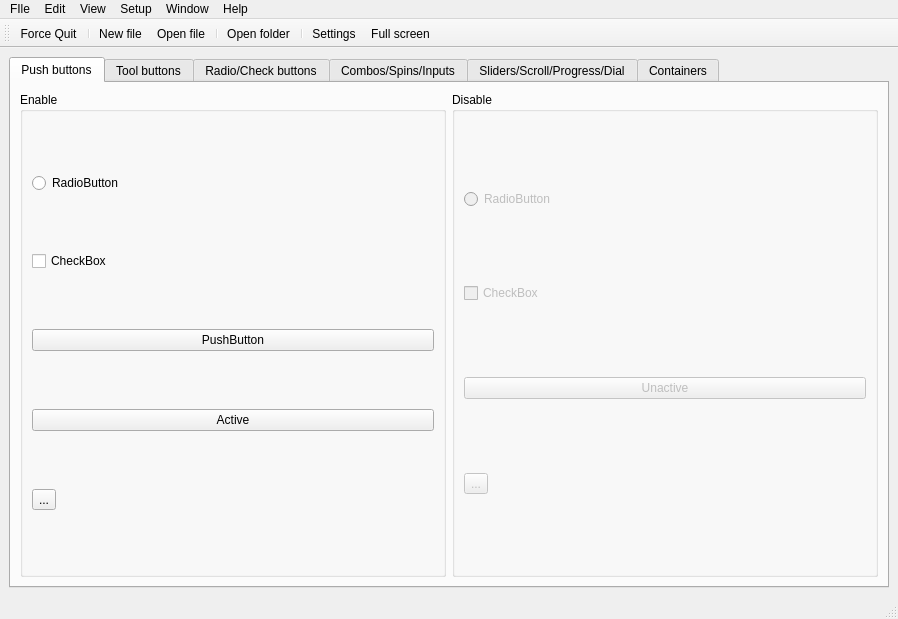
<?xml version="1.0" encoding="UTF-8"?>
<ui version="4.0">
 <class>MainWindow</class>
 <widget class="QMainWindow" name="MainWindow">
  <property name="geometry">
   <rect>
    <x>0</x>
    <y>0</y>
    <width>898</width>
    <height>619</height>
   </rect>
  </property>
  <property name="windowTitle">
   <string>MainWindow</string>
  </property>
  <widget class="QWidget" name="centralwidget">
   <layout class="QGridLayout" name="gridLayout">
    <item row="0" column="0">
     <widget class="QTabWidget" name="tw_main">
      <property name="currentIndex">
       <number>0</number>
      </property>
      <widget class="QWidget" name="tab">
       <attribute name="title">
        <string>Push buttons</string>
       </attribute>
       <layout class="QGridLayout" name="gridLayout_2">
        <item row="0" column="0">
         <widget class="QGroupBox" name="groupBox">
          <property name="title">
           <string>Enable</string>
          </property>
          <layout class="QVBoxLayout" name="verticalLayout">
           <item>
            <widget class="QRadioButton" name="radioButton">
             <property name="text">
              <string>RadioButton</string>
             </property>
            </widget>
           </item>
           <item>
            <widget class="QCheckBox" name="checkBox">
             <property name="text">
              <string>CheckBox</string>
             </property>
            </widget>
           </item>
           <item>
            <widget class="QPushButton" name="pushButton_3">
             <property name="text">
              <string>PushButton</string>
             </property>
            </widget>
           </item>
           <item>
            <widget class="QPushButton" name="pushButton">
             <property name="text">
              <string>Active</string>
             </property>
            </widget>
           </item>
           <item>
            <widget class="QToolButton" name="toolButton">
             <property name="text">
              <string>...</string>
             </property>
            </widget>
           </item>
          </layout>
         </widget>
        </item>
        <item row="0" column="1">
         <widget class="QGroupBox" name="groupBox_2">
          <property name="title">
           <string>Disable</string>
          </property>
          <layout class="QVBoxLayout" name="verticalLayout_2">
           <item>
            <widget class="QRadioButton" name="radioButton_2">
             <property name="enabled">
              <bool>false</bool>
             </property>
             <property name="text">
              <string>RadioButton</string>
             </property>
            </widget>
           </item>
           <item>
            <widget class="QCheckBox" name="checkBox_2">
             <property name="enabled">
              <bool>false</bool>
             </property>
             <property name="text">
              <string>CheckBox</string>
             </property>
            </widget>
           </item>
           <item>
            <widget class="QPushButton" name="pushButton_2">
             <property name="enabled">
              <bool>false</bool>
             </property>
             <property name="text">
              <string>Unactive</string>
             </property>
            </widget>
           </item>
           <item>
            <widget class="QToolButton" name="toolButton_2">
             <property name="enabled">
              <bool>false</bool>
             </property>
             <property name="text">
              <string>...</string>
             </property>
            </widget>
           </item>
          </layout>
         </widget>
        </item>
       </layout>
      </widget>
      <widget class="QWidget" name="tab_2">
       <attribute name="title">
        <string>Tool buttons</string>
       </attribute>
      </widget>
      <widget class="QWidget" name="tab_3">
       <attribute name="title">
        <string>Radio/Check buttons</string>
       </attribute>
      </widget>
      <widget class="QWidget" name="tab_4">
       <attribute name="title">
        <string>Combos/Spins/Inputs</string>
       </attribute>
       <layout class="QGridLayout" name="gridLayout_3">
        <item row="0" column="0">
         <widget class="QGroupBox" name="groupBox_10">
          <property name="title">
           <string>Table Widget</string>
          </property>
          <layout class="QGridLayout" name="gridLayout_11">
           <item row="0" column="0">
            <widget class="QTableWidget" name="tableWidget"/>
           </item>
          </layout>
         </widget>
        </item>
        <item row="0" column="1">
         <widget class="QGroupBox" name="groupBox_3">
          <property name="title">
           <string>List View</string>
          </property>
          <layout class="QGridLayout" name="gridLayout_4">
           <item row="0" column="0">
            <widget class="QListView" name="listView"/>
           </item>
          </layout>
         </widget>
        </item>
        <item row="0" column="3">
         <widget class="QGroupBox" name="groupBox_5">
          <property name="title">
           <string>Table View</string>
          </property>
          <layout class="QGridLayout" name="gridLayout_6">
           <item row="0" column="0">
            <widget class="QTableView" name="tableView"/>
           </item>
          </layout>
         </widget>
        </item>
        <item row="1" column="0" colspan="2">
         <widget class="QGroupBox" name="groupBox_8">
          <property name="title">
           <string>List Widget</string>
          </property>
          <layout class="QGridLayout" name="gridLayout_9">
           <item row="0" column="0">
            <widget class="QListWidget" name="listWidget"/>
           </item>
          </layout>
         </widget>
        </item>
        <item row="2" column="0" colspan="2">
         <widget class="QGroupBox" name="groupBox_9">
          <property name="title">
           <string>Tree Widget</string>
          </property>
          <layout class="QGridLayout" name="gridLayout_10">
           <item row="0" column="0">
            <widget class="QTreeWidget" name="treeWidget">
             <column>
              <property name="text">
               <string notr="true">1</string>
              </property>
             </column>
            </widget>
           </item>
          </layout>
         </widget>
        </item>
        <item row="1" column="3" rowspan="2">
         <widget class="QGroupBox" name="groupBox_6">
          <property name="title">
           <string>Column View</string>
          </property>
          <layout class="QGridLayout" name="gridLayout_7">
           <item row="0" column="0">
            <widget class="QColumnView" name="columnView"/>
           </item>
          </layout>
         </widget>
        </item>
        <item row="2" column="2">
         <widget class="QGroupBox" name="groupBox_7">
          <property name="title">
           <string>Undo View</string>
          </property>
          <layout class="QGridLayout" name="gridLayout_8">
           <item row="0" column="0">
            <widget class="QUndoView" name="undoView"/>
           </item>
          </layout>
         </widget>
        </item>
        <item row="0" column="2" rowspan="2">
         <widget class="QGroupBox" name="groupBox_4">
          <property name="title">
           <string>Tree View</string>
          </property>
          <layout class="QGridLayout" name="gridLayout_5">
           <item row="0" column="0">
            <widget class="QTreeView" name="treeView"/>
           </item>
          </layout>
         </widget>
        </item>
       </layout>
      </widget>
      <widget class="QWidget" name="tab_5">
       <attribute name="title">
        <string>Sliders/Scroll/Progress/Dial</string>
       </attribute>
      </widget>
      <widget class="QWidget" name="tab_6">
       <attribute name="title">
        <string>Containers</string>
       </attribute>
       <layout class="QGridLayout" name="gridLayout_15">
        <item row="0" column="0">
         <widget class="QGroupBox" name="groupBox_11">
          <property name="title">
           <string>Line Edit</string>
          </property>
          <layout class="QGridLayout" name="gridLayout_12">
           <item row="0" column="0">
            <widget class="QLineEdit" name="lineEdit"/>
           </item>
          </layout>
         </widget>
        </item>
        <item row="1" column="0">
         <widget class="QGroupBox" name="groupBox_13">
          <property name="title">
           <string>Combo Box</string>
          </property>
          <layout class="QGridLayout" name="gridLayout_14">
           <item row="0" column="0">
            <widget class="QComboBox" name="comboBox"/>
           </item>
          </layout>
         </widget>
        </item>
        <item row="0" column="1" rowspan="2">
         <widget class="QGroupBox" name="groupBox_12">
          <property name="title">
           <string>Text Edit</string>
          </property>
          <layout class="QGridLayout" name="gridLayout_13">
           <item row="0" column="0">
            <widget class="QTextEdit" name="textEdit"/>
           </item>
          </layout>
         </widget>
        </item>
       </layout>
      </widget>
     </widget>
    </item>
   </layout>
  </widget>
  <widget class="QMenuBar" name="menubar">
   <property name="geometry">
    <rect>
     <x>0</x>
     <y>0</y>
     <width>898</width>
     <height>24</height>
    </rect>
   </property>
   <widget class="QMenu" name="menuFIle">
    <property name="title">
     <string>FIle</string>
    </property>
    <addaction name="actionNew_file"/>
    <addaction name="actionOpen_file"/>
    <addaction name="actionOpen_folder"/>
    <addaction name="separator"/>
    <addaction name="actionClose_file"/>
    <addaction name="separator"/>
    <addaction name="actionQuit"/>
   </widget>
   <widget class="QMenu" name="menuEdit">
    <property name="title">
     <string>Edit</string>
    </property>
    <addaction name="actionSettings_2"/>
   </widget>
   <widget class="QMenu" name="menuView">
    <property name="title">
     <string>View</string>
    </property>
   </widget>
   <widget class="QMenu" name="menuSetup">
    <property name="title">
     <string>Setup</string>
    </property>
   </widget>
   <widget class="QMenu" name="menuWindow">
    <property name="title">
     <string>Window</string>
    </property>
    <addaction name="actionMaximize"/>
    <addaction name="actionMinimize"/>
    <addaction name="actionFull_screen"/>
    <addaction name="actionForce_Quit"/>
   </widget>
   <widget class="QMenu" name="menuHelp">
    <property name="title">
     <string>Help</string>
    </property>
    <addaction name="actionAbout_CuteThemes"/>
   </widget>
   <addaction name="menuFIle"/>
   <addaction name="menuEdit"/>
   <addaction name="menuView"/>
   <addaction name="menuSetup"/>
   <addaction name="menuWindow"/>
   <addaction name="menuHelp"/>
  </widget>
  <widget class="QStatusBar" name="statusbar"/>
  <widget class="QToolBar" name="toolBar">
   <property name="windowTitle">
    <string>toolBar</string>
   </property>
   <attribute name="toolBarArea">
    <enum>TopToolBarArea</enum>
   </attribute>
   <attribute name="toolBarBreak">
    <bool>false</bool>
   </attribute>
   <addaction name="actionForce_Quit"/>
   <addaction name="separator"/>
   <addaction name="actionNew_file"/>
   <addaction name="actionOpen_file"/>
   <addaction name="separator"/>
   <addaction name="actionOpen_folder"/>
   <addaction name="separator"/>
   <addaction name="actionSettings"/>
   <addaction name="actionFull_screen"/>
  </widget>
  <action name="actionNew_file">
   <property name="text">
    <string>New file</string>
   </property>
  </action>
  <action name="actionOpen_file">
   <property name="text">
    <string>Open file</string>
   </property>
  </action>
  <action name="actionOpen_folder">
   <property name="text">
    <string>Open folder</string>
   </property>
  </action>
  <action name="actionSettings">
   <property name="text">
    <string>Settings</string>
   </property>
  </action>
  <action name="actionClose_file">
   <property name="text">
    <string>Close file</string>
   </property>
  </action>
  <action name="actionQuit">
   <property name="text">
    <string>Quit</string>
   </property>
  </action>
  <action name="actionSettings_2">
   <property name="text">
    <string>Settings</string>
   </property>
  </action>
  <action name="actionAbout_CuteThemes">
   <property name="text">
    <string>About CuteThemes</string>
   </property>
  </action>
  <action name="actionMaximize">
   <property name="text">
    <string>Maximize</string>
   </property>
  </action>
  <action name="actionMinimize">
   <property name="text">
    <string>Minimize</string>
   </property>
  </action>
  <action name="actionFull_screen">
   <property name="text">
    <string>Full screen</string>
   </property>
  </action>
  <action name="actionForce_Quit">
   <property name="text">
    <string>Force Quit</string>
   </property>
  </action>
 </widget>
 <resources/>
 <connections/>
</ui>
